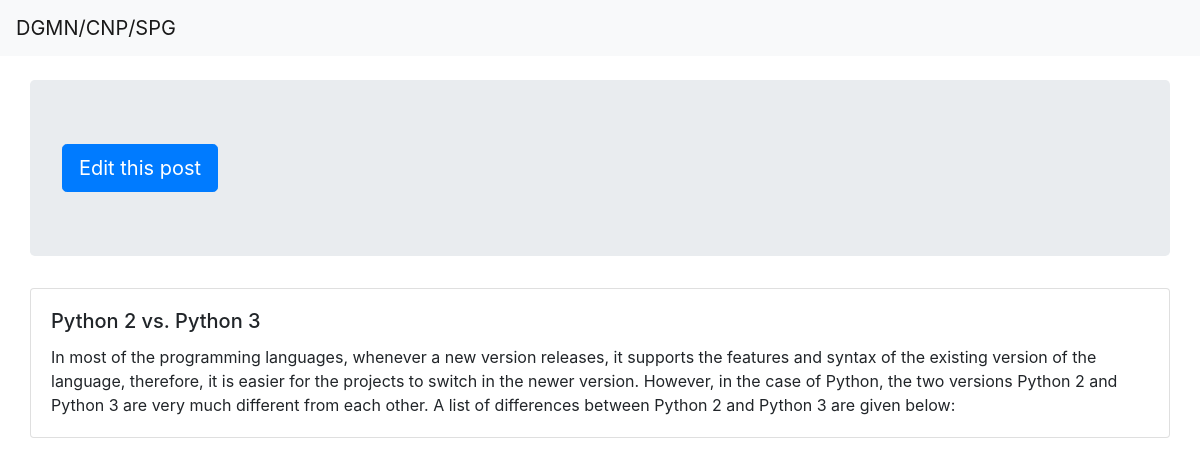
Screenshot of /3/ with the database file from the repository.
### blog/models.py (models this page shows, shortened)
class Post(models.Model):
    STATUS_CHOICES = (
        ('draft', 'Draft'),
        ('published', 'Published')
    )
    title = models.CharField(max_length=250)
    slug = models.SlugField(blank=True, null=True, verbose_name="blog URL")
    author = models.ForeignKey(User,
                           on_delete=models.CASCADE,
                           related_name='blog_posts')
    body = models.TextField()
    publish = models.DateTimeField(default=timezone.now)
    created = models.DateTimeField(auto_now_add=True)
    updated = models.DateTimeField(auto_now=True)
    status = models.CharField(max_length=10,
                          choices=STATUS_CHOICES,
                          default='draft')
    def __str__(self):
         return self.title

### blog/views.py (the view)
# urls.py: path('<int:id>/',views.detailPost,name='post'),
def detailPost(request,id):
    detailPost = get_object_or_404(Post, id=id)
    context= {
        'detailPost':detailPost,
    }
    return  render(request,'Post/jobDetail.html',context)

### blog/templates/Post/jobDetail.html
{% extends "base.html" %}
{% load static %}
{% block body %}
<div class="jumbotron banner">
    <a class="btn btn-primary btn-lg" href="{% url 'blog:edit_post' detailPost.id %}" role="button">Edit this post</a>
</div>
        <div class="card single_post">
            <div class="card-body">
                <h5 class="card-title">{{detailPost}}</h5>
                <p class="card-text">{{detailPost.body|safe}}</p>
            </div>
        </div>
{% endblock body %}

### static/home-static/css/style1.css (style rules this page uses)
.single_post { width:100% }
.banner { width:100% }

### rows the page displays
Post: title "Python 2 vs. Python 3", body "In most of the programming languages, whenever a new version releases, it supports the features and syntax of the existing version of the language, therefore, it is easier for the projects to switch in the newer version. However, in the case of Python, the two versions Python 2 and Python 3 are very much different from each other. A list of differences between Python 2 and Python 3 are given below:"
